Frame 1 (no input): blank canvas, image omitted
Frame 60 (the mouse pressed at the canvas centre just before this capture): blank canvas, image omitted
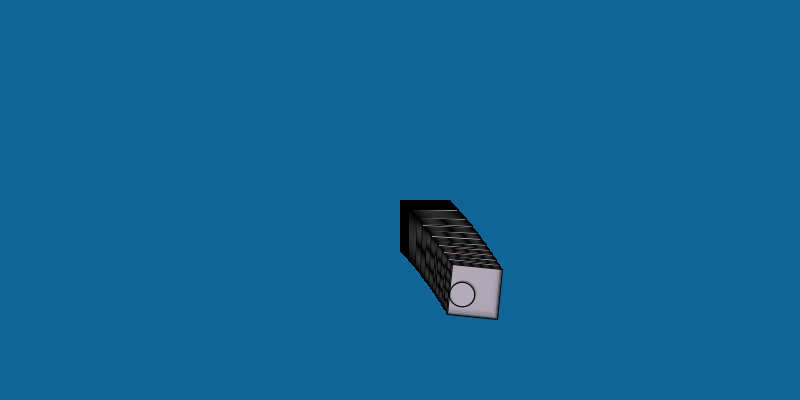
Frame 120 (the mouse held since frame 60 and released just before this capture)

The Processing sketch whose frames 1 and 60 were blank and that drew this single picture after the mouse press (run headless with seeded random() and noise(); from frame 60 on, the mouse is pressed at the canvas centre):

// Processing sketch: processing_99676
// ── processing_99676.pde

//declaraciÛn de variables eje
int size = 30;
float xpos = 200;//elipse
float ypos = 0;
float x1pos = 200;
float y1pos = 0;

//variables de direcciÛn
int xdirection = 1;
int ydirection = 1;
int x1direction = 1;
int y1direction = 1;

//variables de velocidad
float xspeed = 1.7;
float yspeed = 2.6;
float x1speed = 3.4;
float y1speed = 4.9;


float radio=60;
int op=1;
//int cont=0;
float cont=0;
int cont2=0;
int op2=0;


void setup()
{
  size (800, 400);
 // frameRate(27);//web fps
  frameRate(300);//web fps

  //posiciÛn inicial de las variables
  //xpos = mouseX;
  //ypos = mouseY;
  x1pos = x1pos;
  y1pos = y1pos;
  background(020, 100, 150);
}
void draw()
{
  //background(020,100,150);
  xpos = xpos + ( xspeed * xdirection );
  ypos = ypos + ( yspeed * ydirection );  
  x1pos = x1pos +( x1speed * x1direction );
  y1pos = y1pos + ( y1speed * y1direction );

  //condicionales de regreso
  if (xpos > 800-radio/2 || xpos < 0+radio/2 )
  {
    xdirection *= -1;
  }
  if (ypos > 400 || ypos < 0)
  {
    ydirection *= -1;
  }
  if (x1pos > 800 || x1pos < 0)
  {
    x1direction*= -1;
  }
  if (y1pos > 400 || y1pos < 0)
  {
    y1direction *= -1;
  }

  //figuras
  //  rect(mouseX-size/2 ,mouseY-size/2,size,size);
  //  if ((xpos < 400)&&(xpos > 0))
  //    {
  //      xspeed = 10 ; //velocidad de este segmento
  //     // fill(0,0,0,100); //color de la figura en este segmento
  //      fill(random(150, 250),random(150, 250),random(150, 250),0);
  //    }

  //  ellipse(xpos,400,radio,radio);
  //  if ((x1pos < 133)&&(x1pos > 0))
  //    {
  //      x1speed = 0.5;
  //      fill(250,100,150,100);
  //    }
  //  if ((x1pos < 266) && (x1pos > 133))
  //    {
  //      x1speed = x1speed +2;
  //      fill(0,070,050,100);
  //    }
  //  if ((xpos > 266)&&(xpos < 400))
  //    {
  //      x1speed = x1speed +1;
  //      fill(280,0,100,100);
  //    }


  if (mousePressed) 
  {
    
    
 
    
    
    //xspeed = xspeed +10;
    //yspeed = yspeed +7;
    x1speed = x1speed+20;
    y1speed = y1speed+20;

    size=50;
    radio=random(2, 80);

    //background(250,250,250);

    pushMatrix();

    translate(mouseX, mouseY);
    //translate(width/2, height/2);
    rotate(radians(cont));
    rect(cont2, cont2, size, size);


    pushMatrix();

    translate(0, 0);
    rotate(radians(cont));
    ellipse(80, 80, size/2, size/2);
    //rect(0,0,size,size);

    popMatrix();

    popMatrix();




  

    if (cont2<=300 && op2==0)
    {
      cont2++;
      //cont2=50;
      if (cont2==300)
      {
        op2=1;
      }
    } 
    if (cont2>=0 && op2==1)
    {
      cont2--;
      if (cont2==0)
      {
        op2=0;
      }
    }
    
      cont=cont+0.1;

    fill(random(150, 200), random(150, 200), random(150, 200), 100);


    //      ellipse(xpos,400,60,60);
    //      if ((xpos < 800)&&(xpos > 0))
    //      {
    //        
    //        fill(random(0, 250),random(0, 250),random(0, 250),100); //color de la figura en este segmento
    //      }
  } 
  else
  {
    x1speed = x1speed;


    if (size<=100 && size >=5 && op==1)
    {
      size = size + 5;
      if (size==100)
      {
        op=2;
      }
    }
    if (size<=100 && size >=5 && op==2)
    {
      size = size - 5;
      if (size==5)
      {
        op=1;
      }
    }

    cont=0;
    cont2=0;
  }
}
